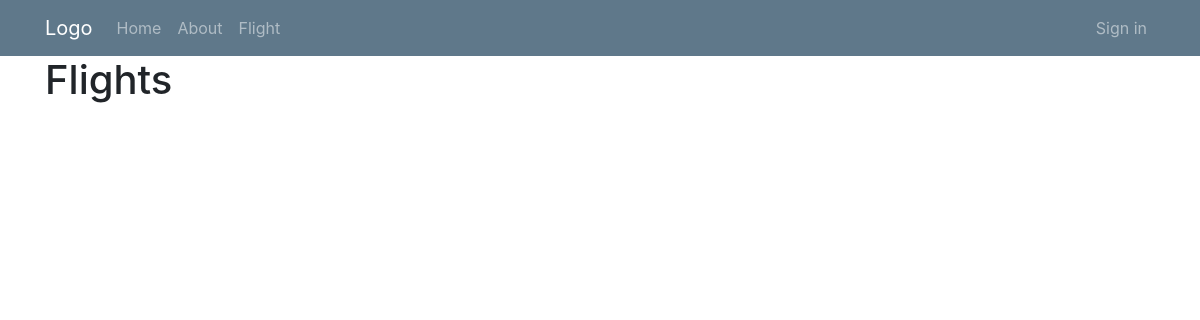
Before: /flights/ with the older database file.
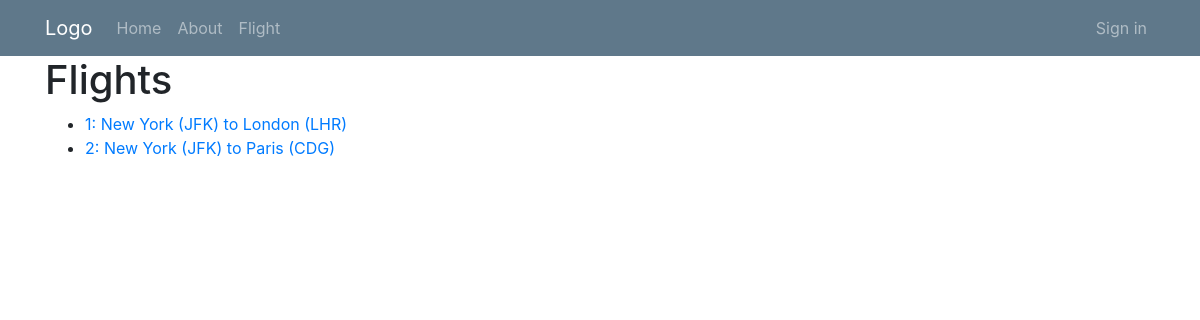
After: the same page with the newer database file.
### flights/models.py (models this page shows, shortened)
class Flight(models.Model):
    origin = models.ForeignKey(
        Airport, on_delete=models.CASCADE, related_name='departures')
    destination = models.ForeignKey(
        Airport, on_delete=models.CASCADE, related_name='arrival')
    duration = models.IntegerField()

class Airport(models.Model):
    code = models.CharField(max_length=3)
    city = models.CharField(max_length=65)
    def __str__(self):
        return f'{self.city} ({self.code})'

### flights/views.py (the view)
# urls.py: path('', views.index, name='index'),
def index(request):
    context = {
        'flights': Flight.objects.all()
    }
    return render(request, 'index.html', context)

### templates/flights/index.html
{% extends 'layout.html' %}
{% block content %}
<h1>Flights</h1>
<ul>
    {% for flight in flights %}
    <li>
        <a href="{% url 'flight' flight.id %}">{{flight.id}}: {{flight.origin}} to {{flight.destination}}</a>
    </li>
    {% endfor %}
</ul>
{% endblock %}

Changed rows visible on the page:
added Flight: id "1", origin "New York (JFK)", destination "London (LHR)"
added Flight: id "2", origin "New York (JFK)", destination "Paris (CDG)"
